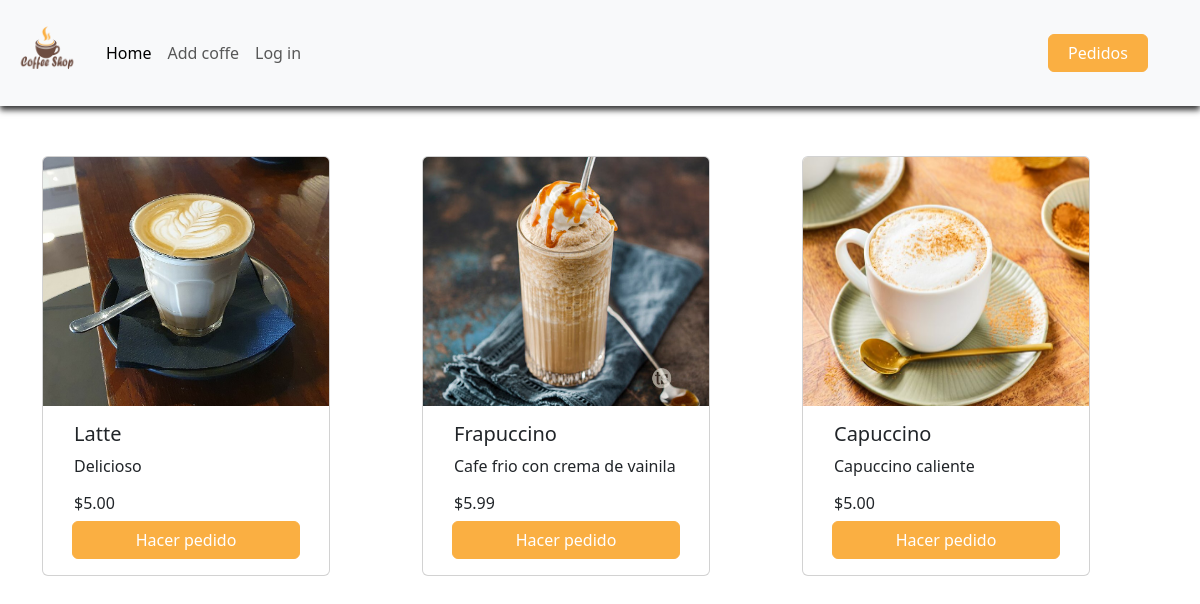
The page / on the database its author committed.
### products/models.py (models this page shows)
class Product(models.Model):
    name = models.TextField(max_length=200, verbose_name='nombre')
    description = models.TextField(max_length=300, verbose_name='descripcion')
    price = models.DecimalField(max_digits=10, decimal_places=2, verbose_name='precio')
    available = models.BooleanField(default=True, verbose_name='disponible')
    photo = models.ImageField(upload_to="logos", null=True, blank=True, verbose_name='foto')
    def __str__(self):
        return self.name

### products/views.py (the view)
# urls.py: path('', ProductShowView.as_view(), name="show_product"),
class ProductShowView(TemplateView):
    template_name = "products/show_products.html"
    def get_context_data(self):
        prod_list = Product.objects.all()
        return {
            'prod_list': prod_list
        }

### products/templates/products/show_products.html (shortened to what this page needs)
{% extends "base.html" %}
{% block content %}
<div class="container text-center">
    <div class="row">
    {% for product in prod_list %}
      <div class="col">
        <div class="card" style="width: 18rem;">
            {% if product.photo %}
            <img src="{{product.photo.url}}" class="card-img-top" alt="{{product.name}}" height="249px">
            {% endif %}
            <div class="card-body">
              <div class="content">
                <h5 class="card-title">{{product}}</h5>
                <p class="card-text">{{product.description}}</p>
                <h6>${{product.price}}</h6>
                <form action="{% url 'create_order' %}" method="post">
                  <button class="btn btn-primary">
                    Hacer pedido
                  </button>
                </form>
              </div>
            </div>
          </div>
      </div>
    {% endfor %}
    </div>
  </div>
{% endblock %}

### static/styles.css (style rules this page uses)
body { background-color: #f5eeee; font-family: sans-serif; }
* { box-sizing: border-box; }
.btn { width: 90% !important; background-color: #faaf42 !important; border-color: #faaf42 !important; }
.container { margin: auto !important; margin-top: 50px !important; }
.content { width: 100%; display: flex !important; flex-direction: column !important; justify-content: left; }
h5, p, h6 { width: max-content; padding-left: 15px; }

### rows shown on the page
Product: photo (picture), name "Latte", description "Delicioso", price "5.00"
Product: photo (picture), name "Frapuccino", description "Cafe frio con crema de vainila", price "5.99"
Product: photo (picture), name "Capuccino", description "Capuccino caliente", price "5.00"
